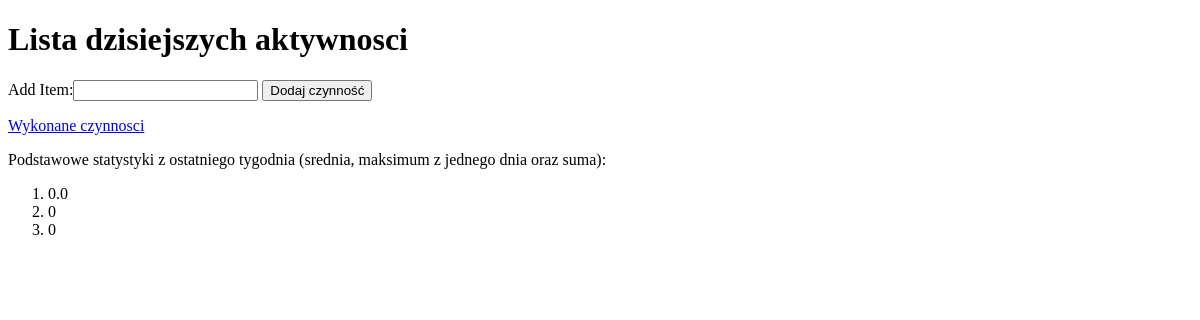
Page /todo/ on the earlier database version.
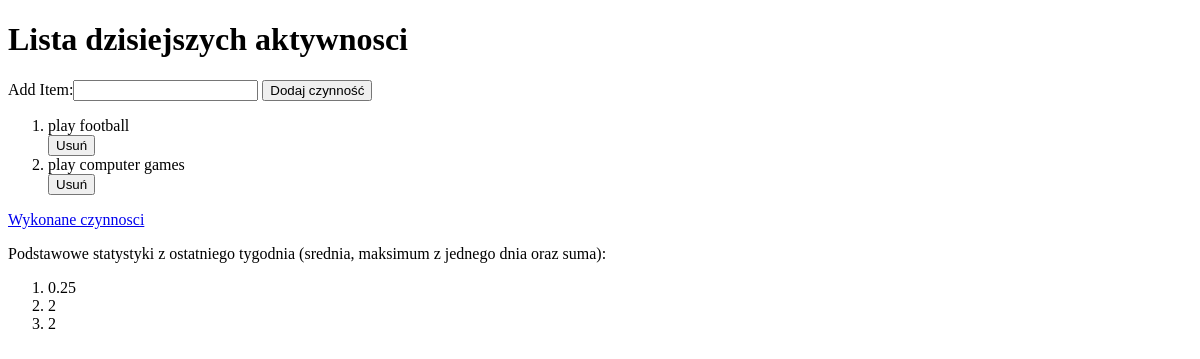
Same page on the later database version.
### ToDoBox/models.py (models this page shows, shortened)
class ToDoText(models.Model):
    text = models.CharField(max_length=300)
    date = models.DateField(default=date.today)

### ToDoBox/views.py (the view)
# urls.py: path('', views.index, name='index'),
def index(request):
    if request.method == 'POST':
        form = TextForm(request.POST)
        if form.is_valid():
            text_obj = ToDoText(text=form.cleaned_data["text"])
            text_obj.save()
        return HttpResponseRedirect('/todo')
    else:
        form = TextForm()
    all_todo_objects_today = ToDoText.objects.filter(date=datetime.date.today())
    avg = get_average(get_stats_data())
    max_value = get_max(get_stats_data())
    sum_value = get_sum(get_stats_data())
    stats = [avg, max_value, sum_value]
    return render(request, 'ToDoBox/index.html', {"form": form, "all_todo_objects_today": all_todo_objects_today,
                                                  "stats": stats})

### ToDoBox/forms.py
class TextForm(forms.Form):
    text = forms.CharField(label='Add Item', max_length=300)

### ToDoBox/models.py (called while the page is built)
def get_stats_data():
    start_day = datetime.date.today() - datetime.timedelta(days=8)
    items = ToDoText.objects.values('date').annotate(number_of_activities=Count('date')).filter(date__gt=start_day)
    return items

### ToDoBox/stats.py (called while the page is built)
def get_average(func):
    items = func
    activities = []
    for item in items:
        activities.append(item["number_of_activities"])
    avg = sum(activities) / 8
    return avg

def get_max(func):
    items = func
    activities = []
    for item in items:
        activities.append(item["number_of_activities"])
    if len(activities) > 0:
        max_value = max(activities)
    else:
        max_value = 0
    return max_value

def get_sum(func):
    items = func
    activities = []
    for item in items:
        activities.append(item["number_of_activities"])
    sum_value = sum(activities)
    return sum_value

### ToDoBox/templates/ToDoBox/index.html (shortened to what this page needs)
{% extends "base.html" %}
{% block content %}
<h1> Lista dzisiejszych aktywnosci </h1>
<form action="/todo/" method="post">
    {{ form }}
    <input type="submit" value="Dodaj czynność">
</form>
<ol>
    {% for item in all_todo_objects_today %}
    <li>
        {{item.text}}
        <form action="delete/{{item.id}}" method="post">
            <input type="submit" value="Usuń">
        </form>
    </li>
    {% endfor %}
</ol>
<a href="{% url 'display' %}"> Wykonane czynnosci </a>
<p> Podstawowe statystyki z ostatniego tygodnia (srednia, maksimum z jednego dnia oraz suma): </p>
<ol>
    {% for statistic in stats %}
    <li>
        {{statistic}}
    </li>
    {% endfor %}
</ol>
{% endblock %}

### templates/base.html (shortened to what this page needs)
<!DOCTYPE html>
<html lang="en">
<head>
</head>
<body>
    {% block content %}
    {% endblock %}
</body>
</html>

Differences in the rows shown:
added ToDoText: text "play football"
added ToDoText: text "play computer games"
Other differences:
new list line: "0.25"
new list line: "2"
list line gone: "0.0"
list line gone: "0"
